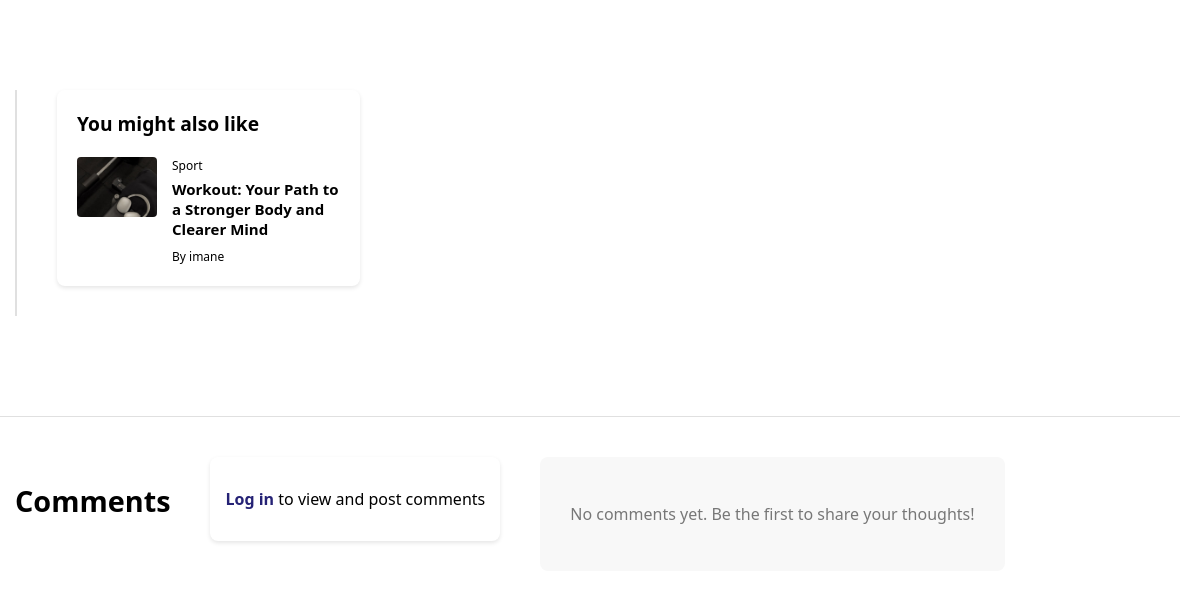
Before: /article_be/5 (lower part) with the older database file.
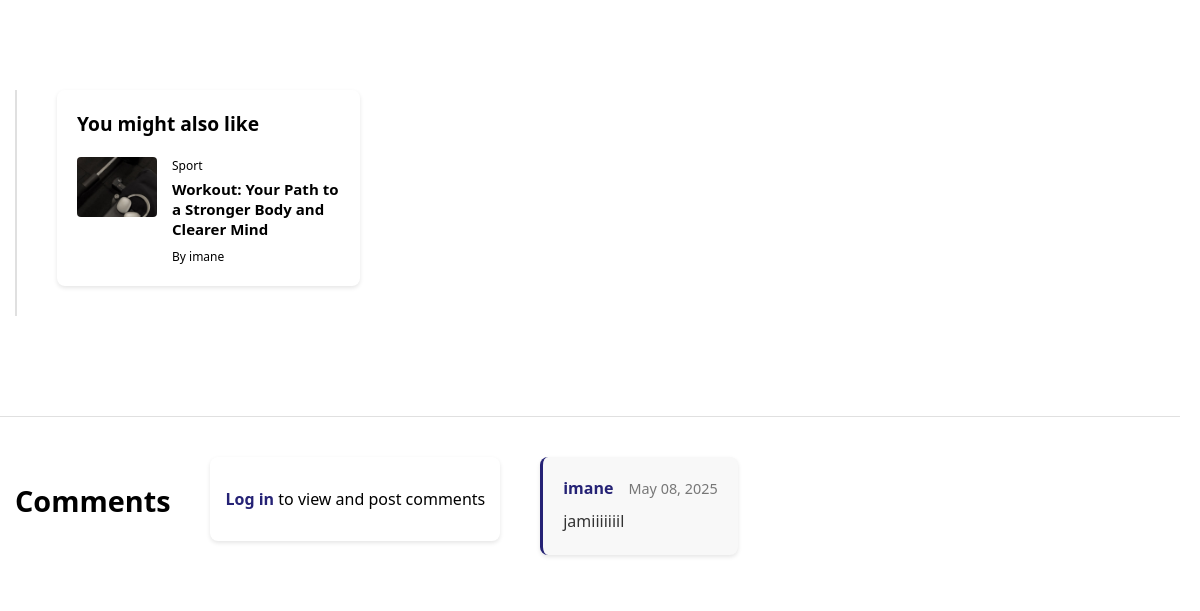
After: the same page with the newer database file.
### app.py (models this page shows)
class Article(db.Model):
    id = db.Column(db.Integer, primary_key=True)
    title = db.Column(db.String(200), nullable=False)
    content = db.Column(db.Text, nullable=False)
    excerpt = db.Column(db.String(300))
    category = db.Column(db.String(50), nullable=False)
    date = db.Column(db.String(50), default=lambda: datetime.now(timezone.utc).strftime('%B %d, %Y'))
    image_url = db.Column(db.String(200), default='default_article.jpg')
    author_id = db.Column(db.Integer, db.ForeignKey('user.id'), nullable=False)

class User(db.Model):
    id = db.Column(db.Integer, primary_key=True)
    username = db.Column(db.String(80), unique=True, nullable=False)
    email = db.Column(db.String(120), unique=True, nullable=False)
    password = db.Column(db.String(200), nullable=False)
    profile_pic = db.Column(db.String(200), default='default.jpg')
    articles = db.relationship('Article', backref='author', lazy=True)
    liked_articles = db.relationship(
        'Like',
        backref='user',
        lazy=True,
        foreign_keys='Like.user_id'
    )

class Comment(db.Model):
    id = db.Column(db.Integer, primary_key=True)
    text = db.Column(db.Text, nullable=False)
    timestamp = db.Column(db.DateTime, default=datetime.now(timezone.utc))
    author_id = db.Column(db.Integer, db.ForeignKey('user.id'), nullable=False)
    article_id = db.Column(db.Integer, db.ForeignKey('article.id'), nullable=False)
    author = db.relationship('User', backref='comments')
    article = db.relationship('Article', backref='comments')

### app.py (the view)
@app.route('/article_be/<int:id>')
def article_be(id):
    article = Article.query.get_or_404(id)
    suggested_articles = get_suggested_articles(article)
    return render_template('article_be.html',
                         article=article,
                         suggested_articles=suggested_articles)

### app.py (called while the page is built)
def get_suggested_articles(article, limit=3):
    same_category = Article.query.filter(
        Article.category == article.category,
        Article.id != article.id
    ).order_by(db.func.random()).limit(2).all()
    random_article = Article.query.filter(
        Article.id != article.id,
        ~Article.id.in_([a.id for a in same_category])
    ).order_by(db.func.random()).first()
    return same_category + ([random_article] if random_article else [])

### templates/article_be.html (shortened to what this page needs)
<!DOCTYPE html>
<html lang="en">
<head>
    <link rel="stylesheet" href="{{ url_for('static', filename='css/article.css') }}">
</head>
<body>
    <main class="article-page">
        <div class="container">
            <article class="article-content">
            </article>
            <aside class="article-sidebar">
                <div class="sidebar-card">
                    <h3>You might also like</h3>
                    <div class="suggested-articles">
                        {% for suggested in suggested_articles %}
                        <a href="{{ url_for('article_be', id=suggested.id) }}" class="suggested-article">
                            {% if suggested.image_url and suggested.image_url != 'default_article.jpg' %}
                            <img src="{{ url_for('static', filename='uploads/' + suggested.image_url) }}" alt="{{ suggested.title }}">
                            {% else %}
                            <div class="image-placeholder small"></div>
                            {% endif %}
                            <div class="article-info">
                                <span class="category">{{ suggested.category|capitalize }}</span>
                                <h4>{{ suggested.title|truncate(60) }}</h4>
                                <span class="author">By {{ suggested.author.username }}</span>
                            </div>
                        </a>
                        {% endfor %}
                    </div>
                </div>
            </aside>
        </div>
    </main>
    <section class="comments-section">
        <div class="container">
            <h2>Comments</h2>
            <div class="login-prompt">
                <p><a href="{{ url_for('login') }}">Log in</a> to view and post comments</p>
            </div>
            <div class="comments-list">
                {% if article.comments %}
                    {% for comment in article.comments %}
                    <div class="comment">
                        <div class="comment-header">
                            <span class="author">{{ comment.author.username }}</span>
                            <span class="date">{{ comment.timestamp.strftime('%b %d, %Y') }}</span>
                        </div>
                        <div class="comment-body">
                            {{ comment.text }}
                        </div>
                    </div>
                    {% endfor %}
                {% else %}
                    <div class="no-comments">
                        <p>No comments yet. Be the first to share your thoughts!</p>
                    </div>
                {% endif %}
                </div>
            </div>
    </section>
</body>
</html>

Changed rows visible on the page:
added Comment: author.username "imane", timestamp "May 08, 2025", text "jamiiiiiiil"
Other visible differences:
text no longer shown: "No comments yet. Be the first to share your thoughts!"
